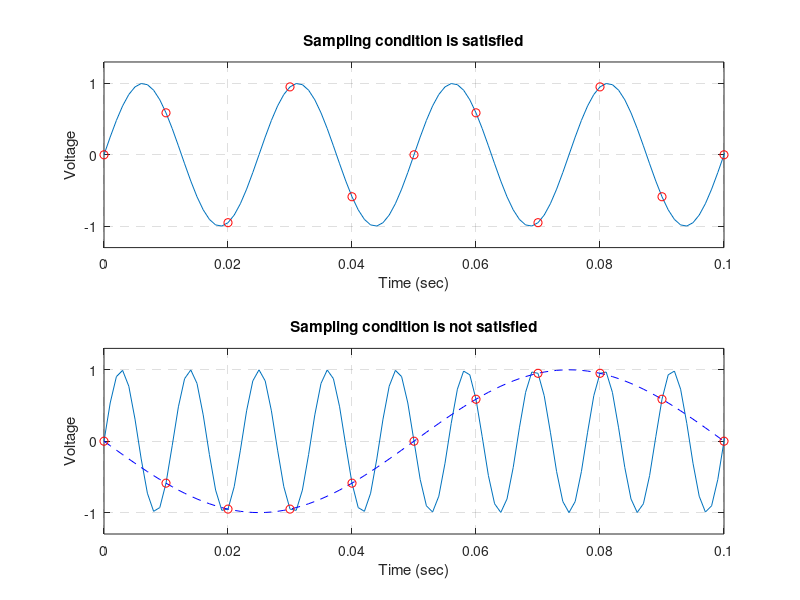

Source code (MATLAB):
%Set Variables
Fs = 1000; dt = 1 / Fs; freq1 = 40; freq2 = 90; freq3 = 10;
%Graph 1
%Non sampled sine wave with 40Hz
t1 = 0:dt:1; x1 = sin(2* pi * freq1 * t1); 
%Sampled(0.01 steps) sine wave
s_t = 0:0.01:1; s_x1 = sin(2 * pi * freq1 * s_t); 
%Draw waves
subplot(2,1,1); plot(t1,x1); hold on; plot(s_t,s_x1,'ro'); yticks(-1:1:1); axis([0,0.1,-1.3,1.3]);
%User Informations (Text, gridLineStyle)
ylabel('Voltage'), xlabel('Time (sec)'), title('Sampling condition is satisfied'), grid on, set(gca,'GridLineStyle','--');

% Graph 2
%Non sampled sine wave with 90Hz
x2 = sin(2* pi * freq2 * t1); 
%Non sampled sine wave with 10Hz
x3 = -sin(2 * pi * freq3 * t1); 
%Sampled(0.01 steps) sine wave(Not Satisfied)
s_x3 = -sin(2 * pi * freq3 * s_t); 
subplot(2,1,2); plot(t1,x2); hold on; plot(t1,x3,'b--'); hold on; plot(s_t,s_x3,'ro'); yticks(-1:1:1); axis([0,0.1,-1.3,1.3]);
ylabel('Voltage'), xlabel('Time (sec)'), title('Sampling condition is not satisfied'), yticks(-1:1:1), axis([0,0.1,-1.3,1.3]),grid on, set(gca,'GridLineStyle','--');
